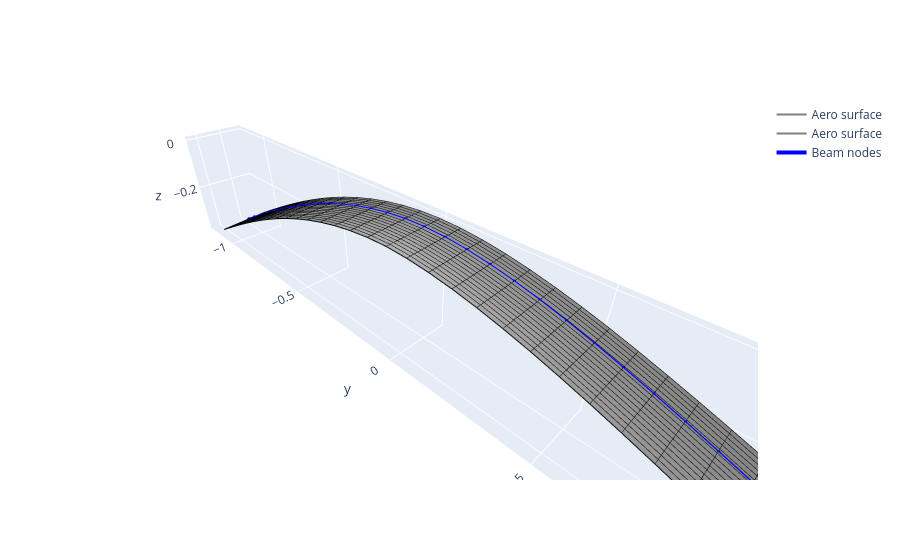

The cell this chart's notebook holds for it:
### Code cell
wake_length = 50
chord = 0.2
num_chord_panels = M
WSP = 20
dt = chord/num_chord_panels/WSP
wake_panels = int(wake_length*chord/dt)
pu.plot_timestep(sharpy_output, tstep=-1, minus_mstar=(wake_panels - 6), plotly=True, custom_scaling=False, z_compression=0.5).update_layout(scene=dict(aspectmode='data')).show()
